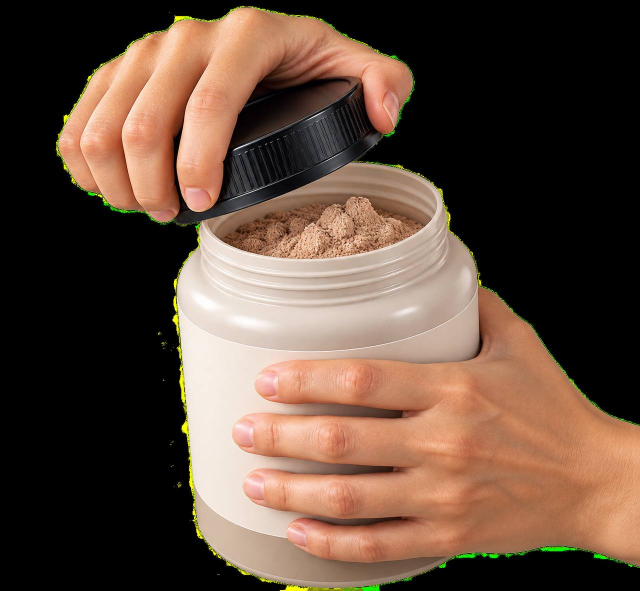
#> input picture assets-src/reference/hands-opening-tub.jpg, 1280 x 1181 px (shown at 1/2 size); the run also reads 1 picture not shown here
$ python key-reference-photos.py
#> lines starting #> are read from the running program, lines starting #| are printed output that depends on the picture; after the words box and inside, x2 and y2 are one past the last pixel; in counts of white or black regions, pixels touching at a corner belong together
"""
Builds the photo-derived animation assets from the supplied reference photos.

  python3 scripts/key-reference-photos.py     (then `npm run assets` to encode WebP)

1. Hands (assets-src/reference/hands-opening-tub.jpg → public/assets/hand-top.png,
   hand-bottom.png): keys the black ground and green-screen spill, cuts away the
   cream jar and black lid, keeps the two hands as separate layers and fades their
   cut edges. Region constants are specific to this photo; a new photo needs them
   re-measured (and HAND_PHOTO in src/components/ProductAnimation/config/assets.ts).
2. Powder (assets-src/reference/powder-scoop.jpg → powder-albedo.png,
   powder-height.png): crops fine powder, flattens the photo's lighting, makes it
   tileable and derives a height map.
"""
import json, os
import numpy as np
from PIL import Image, ImageFilter, ImageDraw
ROOT=os.path.join(os.path.dirname(os.path.abspath(__file__)),'..')+'/'

# ---------------------------------------------------------------- hands
SRC=ROOT+'assets-src/reference/hands-opening-tub.jpg'
OUT=ROOT+'public/assets/'
im=np.asarray(Image.open(SRC)).astype(np.float32)
r,g,b=im[...,0],im[...,1],im[...,2]
mx=im.max(-1); mn=im.min(-1); sat=(mx-mn)/(mx+1e-6)
ss=lambda x,a,b_: np.clip((x-a)/(b_-a),0,1)**2*(3-2*np.clip((x-a)/(b_-a),0,1))
skin=ss(sat,0.15,0.26)*ss(mx,55,105)
# skin is red-dominant: r > g > b
skin*=ss(r-g,8,22)
#> skin: shape (1181, 1280) float32; min 0, max 1, mean 0.362
green=ss(g-np.maximum(r,b),2,14)   # keyer spill
skin*=1-green
H,W=mx.shape; yy,xx=np.mgrid[0:H,0:W]
#> after `H, W = mx.shape`: H = 1181; W = 1280
mouth=((xx-648)/212.0)**2+((yy-440)/62.0)**2<1
skin[mouth]=0
# Inside the jar silhouette only clearly-skin pixels survive (shaded beige plastic is weakly red)
jar=(xx>340)&(xx<975)&(yy>320)&(yy<1165)
skin[jar]*=ss((r-g)[jar],34,48)
# Lid: dark warm plastic; keep only lit skin there
lid=((xx-590)/250.0)**2+((yy-300)/150.0)**2<1
skin[lid]*=ss(mx[lid],120,160)
a=Image.fromarray((skin*255).astype(np.uint8))
# close small holes, drop specks, soft edge
a=a.filter(ImageFilter.MaxFilter(9)).filter(ImageFilter.MinFilter(9))
a=a.filter(ImageFilter.MinFilter(3)).filter(ImageFilter.MaxFilter(3))
a=a.filter(ImageFilter.GaussianBlur(1.1))
A=np.asarray(a).astype(np.float32)/255
# despill + slight edge darkening removal
g2=np.minimum(g,r*0.98)
rgb=np.stack([r,g2,b],-1)
out=np.dstack([rgb,A*255]).clip(0,255).astype(np.uint8)

# Keep only the two hands: flood-fill from a seed inside each, discard everything else
bin_=Image.fromarray(((A>0.35)*255).astype(np.uint8))
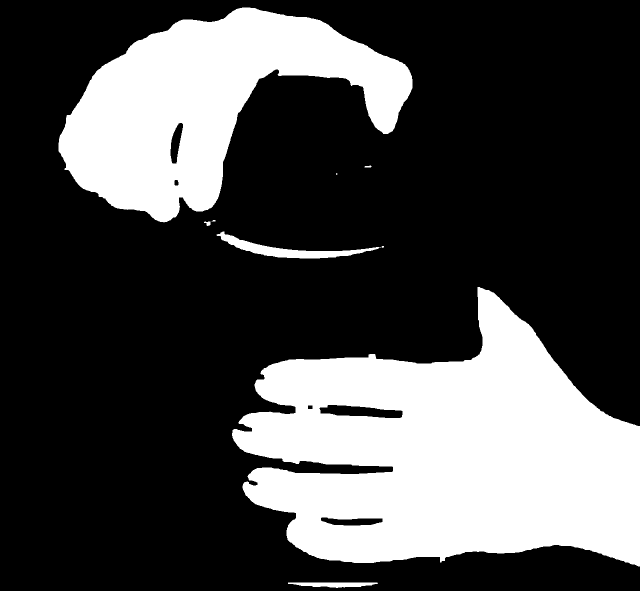
#> bin_: PIL image 1280x1181 L (shown at 1/2 size); 28.9% white; 9 white regions (3 under 20 px), largest, box (x1, y1, x2, y2) and area: (464, 574, 1280, 1133) 284075, (117, 15, 825, 445) 147417, (433, 463, 762, 517) 4585, (576, 1165, 756, 1176) 1340, (408, 443, 421, 452) 76, (729, 331, 743, 335) 43
layers={}
for name,seed in [('top',(250,200)),('bottom',(900,860))]:
  m=bin_.copy(); ImageDraw.floodfill(m,seed,128)
  M=np.asarray(m)==128
  # closing bridges nail-tip notches; then fill interior holes (anything the outside flood can't reach)
  C=Image.fromarray((M*255).astype(np.uint8)).filter(ImageFilter.MaxFilter(13)).filter(ImageFilter.MinFilter(13))
  inv=Image.fromarray(((np.asarray(C)<128)*255).astype(np.uint8)).copy(); ImageDraw.floodfill(inv,(0,0),100)
  holes=np.asarray(inv)==255
  closed=np.asarray(C)>127
  # closing may only add pixels at the fingertips (nail notches), never bridge finger gaps
  tips = (xx<540) if name=='bottom' else np.ones_like(M)
  solid = M | (closed & tips)
  # fill only small holes (keyer drop-outs inside a finger); finger gaps stay open
  hm=Image.fromarray((holes*255).astype(np.uint8)).copy()
  while True:
    ys_,xs_=np.where(np.asarray(hm)==255)
    if len(ys_)==0: break
    ImageDraw.floodfill(hm,(int(xs_[0]),int(ys_[0])),77)
    reg=np.asarray(hm)==77
    if reg.sum()<2500 or (name=='bottom' and xs_[0]<560 and reg.sum()<6000): solid|=reg
    hm=Image.fromarray(np.where(reg,10,np.asarray(hm)).astype(np.uint8)).copy()
  Mi=Image.fromarray((solid*255).astype(np.uint8)).filter(ImageFilter.MinFilter(3)).filter(ImageFilter.GaussianBlur(1.3))
  Am=np.asarray(Mi).astype(np.float32)/255
  if name=='top': Am*=ss(r-g,10,20)
  else:
    # jar plastic visible in the finger gaps near the tips (low red excess = plastic, not skin)
    gaps=np.zeros_like(M)
    for x0_,x1_,y0_,y1_ in [(575,665,800,826),(555,610,905,930),(580,650,1020,1042),(720,760,700,720)]: gaps[y0_:y1_,x0_:x1_]=True
    Am[gaps]*=ss((r-g)[gaps],30,42)
    Am*=np.where(xx>590, 1-ss(-sat,-0.23,-0.16)*ss(mx,105,140), 1)   # stray cream jar plastic   # yellow-green keyer specks on the outer edge
  ys,xs=np.where(Am>0.02); x0,x1,y0,y1=xs.min()-4,xs.max()+5,ys.min()-4,ys.max()+5
  x0,y0=max(x0,0),max(y0,0); x1,y1=min(x1,W),min(y1,H)
  crop=np.dstack([rgb,Am*255]).clip(0,255).astype(np.uint8)[y0:y1,x0:x1]
  Image.fromarray(crop,'RGBA').save(OUT+f'hand-{name}.png')
  layers[name]=dict(x=int(x0),y=int(y0),w=int(x1-x0),h=int(y1-y0))
#> this loop made 2 passes
#> (x0, x1, y0, y1) on passes 1 to 2: (113, 829, 10, 448), (459, 1280, 569, 1139)
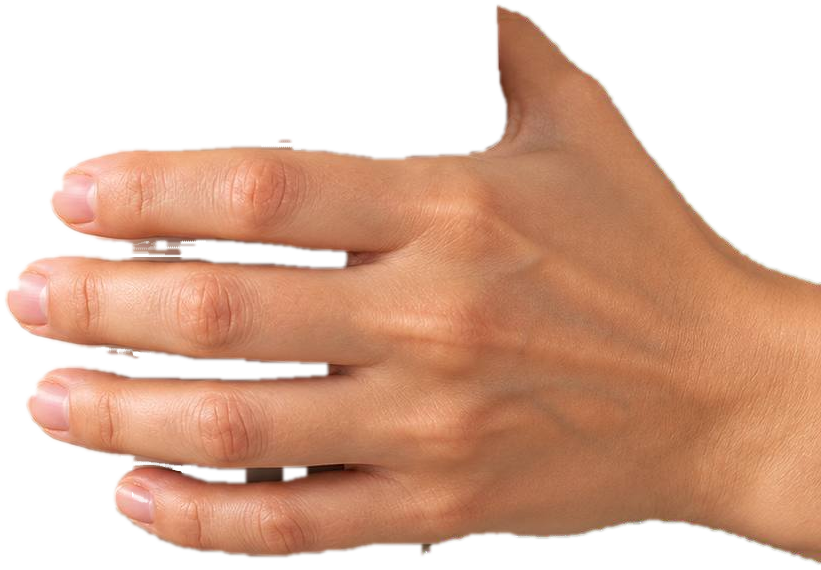
#> crop: shape (570, 821, 4); mean R, G, B, A 171.3, 126.7, 102.7, 152.7; transparent parts drawn white
#> gaps: shape (1181, 1280) bool; 0.4% white; 4 white regions, box (x1, y1, x2, y2) and area: (575, 800, 665, 826) 2340, (580, 1020, 650, 1042) 1540, (555, 905, 610, 930) 1375, (720, 700, 760, 720) 800
#> hm: PIL image 1280x1181 L; values 0 (black) and 10 (white), 0.21% white; 2 white regions, box (x1, y1, x2, y2) and area: (655, 810, 803, 836) 2614, (704, 1037, 743, 1051) 513
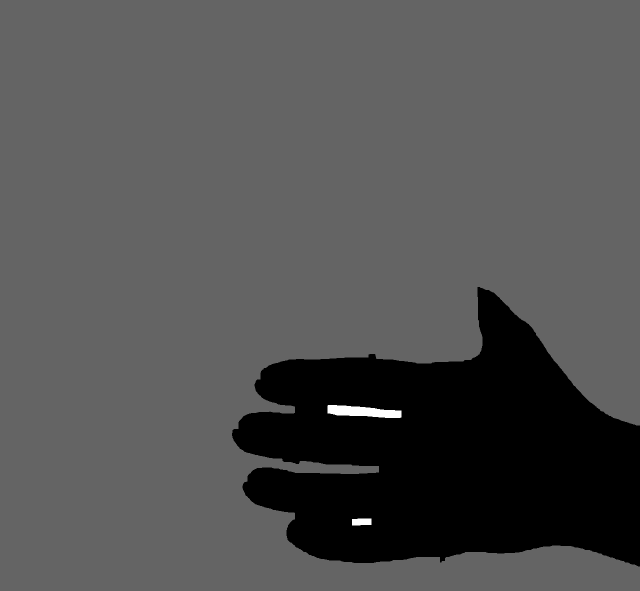
#> inv: PIL image 1280x1181 L (shown at 1/2 size); min 0, max 255, mean 81.4
#> reg: shape (1181, 1280) bool; 0.03% white; 1 white region, box (x1, y1, x2, y2) and area: (704, 1037, 743, 1051) 513
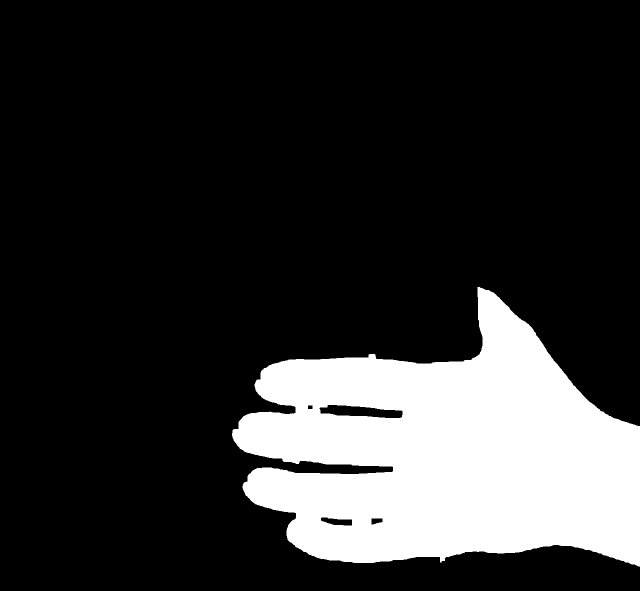
#> solid: shape (1181, 1280) bool (shown at 1/2 size); 18.9% white; 1 white region, box (x1, y1, x2, y2) and area: (464, 574, 1280, 1133) 285109
#> after the loop, layers = 2 items
layers['source']=dict(w=W,h=H)
print('hand cut-outs (update HAND_PHOTO in config/assets.ts if these move):', layers)
#| hand cut-outs (update HAND_PHOTO in config/assets.ts if these move): {'top': {'x': 113, 'y': 10, 'w': 716, 'h': 438}, 'bottom': {'x': 459, 'y': 569, 'w': 821, 'h': 570}, 'source': {'w': 1280, 'h': 1181}}
# Extend the forearms so they leave the frame instead of ending mid-air. A band of
# the wrist is carried outward (lower hand: from its right cut edge, to the right;
# upper hand: from the back of the hand, where it is wrist-width, upward), with
# rounded shading across the arm, a slight blur along it, and a fall-off into the
# dark like an arm leaving the key light. HAND_PHOTO's rects include the extension.
ARMS = {
  # name: (axis the arm runs along, index where the arm starts in the cut-out, length px)
  'bottom': ('x+', None, 640),   # None = the cut-out's right edge (the photo border)
  'top': ('y-', 44, 950),        # row 44: back of the hand is ~300 px wide here; long enough to leave a phone screen
}
BAND = 8
def boxblur(x, r, ax):
  k = np.ones(2 * r + 1) / (2 * r + 1)
  return np.apply_along_axis(lambda v: np.convolve(np.pad(v, r, mode='edge'), k, mode='valid'), ax, x)
for name, (dirn, start, E_) in ARMS.items():
  im = np.asarray(Image.open(OUT + f'hand-{name}.png')).astype(np.float32)
#> im: shape (570, 821, 4) float32
  H_, W_ = im.shape[:2]
#> H_ = 570; W_ = 821
  if dirn == 'x+':
    c0 = (W_ - 4) if start is None else start
#> c0 = 817
    band = im[:, c0 - BAND:c0].mean(axis=1)                     # (H,4) profile across the arm
#> band = 570 rows, first 6: [0, 0, 0, 0], [0, 0, 0, 0], [0, 0, 0, 0], [0, 0, 0, 0], [0, 0, 0, 0], [0, 0, 0, 0]
    prof = band[:, 3] > 128
    idx = np.nonzero(prof)[0]; cen, hw = (idx.min() + idx.max()) / 2, (idx.max() - idx.min()) / 2
#> after `idx = np.nonzero(prof)[0]`: idx = 277 values from 283 to 559
#> after `cen, hw = ((idx.min() + idx.max()) / 2, (idx.max() - idx.min()) / 2)`: cen = 421; hw = 138
    u = (np.arange(H_) - cen) / max(hw, 1)
#> u = 570 values from -3.05 to 1.07
    ext = np.repeat(band[:, None, :], E_, axis=1)
    t = np.linspace(0, 1, E_)[None, :]                           # 0 at the wrist → 1 at the arm's end
    U = np.repeat(u[:, None], E_, axis=1)
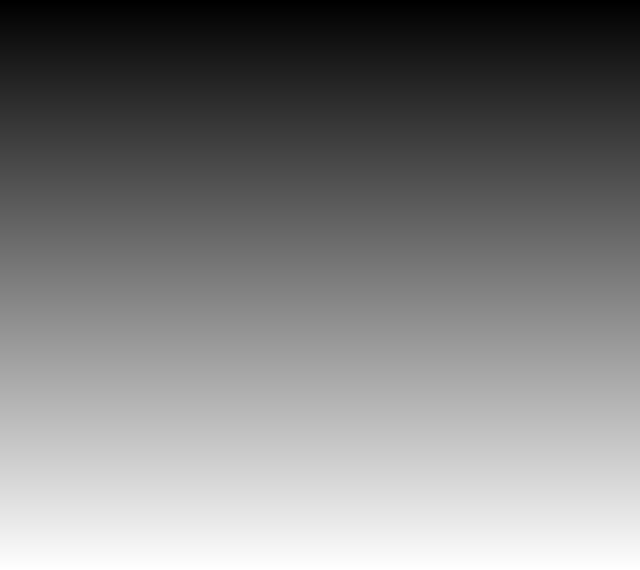
#> U: shape (570, 640) float64; min -3.05, max 1.07, mean -0.989; drawn with min black and max white
    keep = im[:, :c0]
  else:
    r0 = start
    band = im[r0:r0 + BAND].mean(axis=0)                         # (W,4)
    prof = band[:, 3] > 128
    idx = np.nonzero(prof)[0]; cen, hw = (idx.min() + idx.max()) / 2, (idx.max() - idx.min()) / 2
    u = (np.arange(W_) - cen) / max(hw, 1)
    ext = np.repeat(band[None, :, :], E_, axis=0)[::-1]          # row 0 = far end
    t = np.linspace(1, 0, E_)[:, None]
    U = np.repeat(u[None, :], E_, axis=0)
    keep = im[r0:]
  # Skin: smooth the band across the arm (alpha-weighted) so knuckle/vein detail doesn't
  # smear into streaks; blend from the exact wrist pixels to the smooth version.
  ax_across = 0 if dirn == 'x+' else 1
  ax_band = 0  # band is 1-D (across) × 4
  wgt = band[:, 3:4] / 255.0
#> wgt = 570 values, max 1 at index 287, min 0 at index 0, mean 0.487
  sm_rgb = np.stack([boxblur(band[:, c] * wgt[:, 0], 22, 0) for c in range(3)], -1)
#> sm_rgb = 570 rows, first 8: [0, 0, 0], [0, 0, 0], [0, 0, 0], [0, 0, 0], [0, 0, 0], [0, 0, 0], [0, 0, 0], [0, 0, 0]
  sm_w = boxblur(wgt[:, 0], 22, 0)[:, None]
#> sm_w = 570 values, max 1 at index 309, min 0 at index 0, mean 0.484
  smooth = np.concatenate([sm_rgb / np.maximum(sm_w, 1e-3), band[:, 3:4]], -1)
#> smooth has the same summary as band
  smooth_ext = np.repeat(smooth[:, None, :], E_, axis=1) if dirn == 'x+' else np.repeat(smooth[None, :, :], E_, axis=0)[::-1]
  mix = ss(t, 0.0, 0.1)[..., None]
  ext = ext * (1 - mix) + smooth_ext * mix
  # Silhouette: gently tapered with soft edges, eased in from the real wrist outline
  taper = 1 - 0.12 * t
  prof_a = 255 * (1 - ss(np.abs(U), taper - 0.07, taper + 0.03))
  ext[..., 3] = ext[..., 3] * (1 - mix[..., 0]) + prof_a * mix[..., 0]
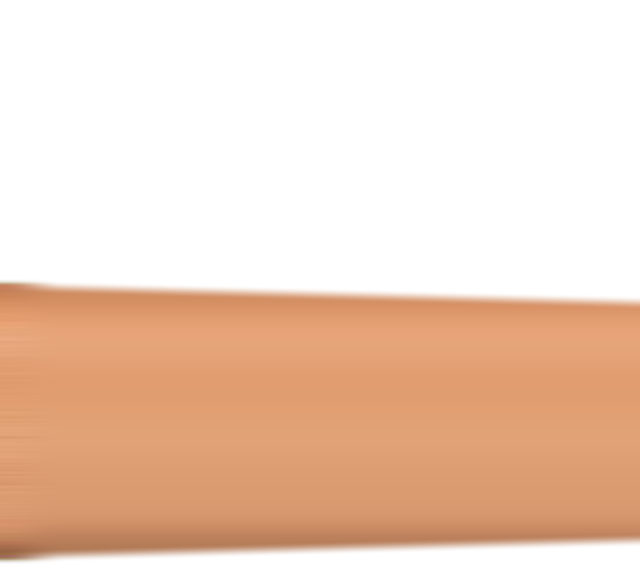
#> ext: shape (570, 640, 4) float64; mean of channels 0, 1, 2, 3 116.1, 81.5, 58.5, 113.8; transparent parts drawn white
  # rounded (cylindrical) shading across the arm, eased in from the wrist so there's no seam
  cyl = 0.7 + 0.3 * np.sqrt(np.clip(1 - U * U, 0, 1))
  cyl = 1 + (cyl - 1) * ss(t, 0.0, 0.12)
  # falls out of the light toward the frame edge; only the very end fades out
  shade = cyl * (1 - 0.6 * ss(t, 0.05, 0.85))
  fade = 1 - ss(t, 0.8, 1.0)
  rgb = ext[..., :3] * shade[..., None]
#> rgb: shape (570, 640, 3) float64
  a = ext[..., 3] * fade
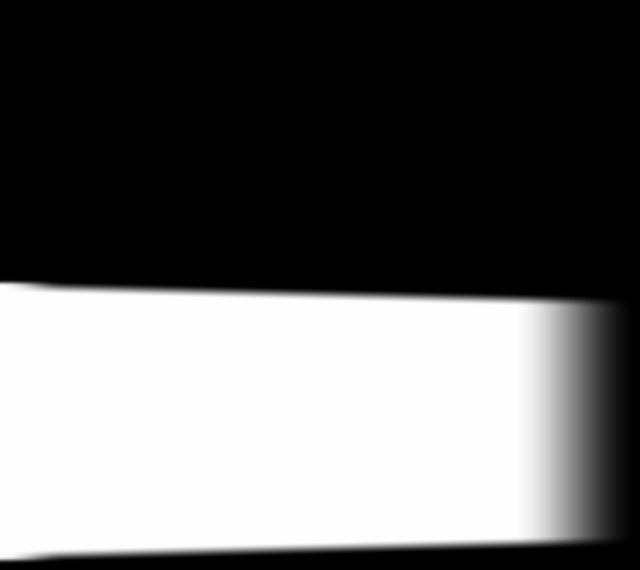
#> a: shape (570, 640) float64; min 0, max 255, mean 103; drawn with min black and max white
  # soften pixel streaks along the arm
  ax_along = 1 if dirn == 'x+' else 0
  rgb = np.stack([boxblur(rgb[..., c], 4, ax_along) for c in range(3)], -1)
  arm = np.dstack([rgb, a[..., None]])
  out = np.concatenate([keep, arm], axis=1) if dirn == 'x+' else np.concatenate([arm, keep], axis=0)
  Image.fromarray(np.clip(out, 0, 255).astype(np.uint8), 'RGBA').save(OUT + f'hand-{name}.png')
  r = layers[name]
#> r = {'x': 459, 'y': 569, 'w': 821, 'h': 570}
  if dirn == 'x+':
    r['w'] = c0 + E_
  else:
    r['y'] = r['y'] + r0 - E_; r['h'] = H_ - r0 + E_
print('with forearm extension (HAND_PHOTO rects):', {k: layers[k] for k in ('top', 'bottom')})
#| with forearm extension (HAND_PHOTO rects): {'top': {'x': 113, 'y': -896, 'w': 716, 'h': 1344}, 'bottom': {'x': 459, 'y': 569, 'w': 1457, 'h': 570}}

# ---------------------------------------------------------------- powder
SRC=ROOT+'assets-src/reference/powder-scoop.jpg'
OUT=ROOT+'public/assets/'
im=Image.open(SRC).crop((545,170,775,400)).resize((512,512),Image.LANCZOS)
a=np.asarray(im).astype(np.float32)
# flatten the photo's lighting (mound shading) so the tile can be lit by the scene
low=np.asarray(im.filter(ImageFilter.GaussianBlur(48))).astype(np.float32)
mean=a.reshape(-1,3).mean(0)
#> mean = [163.3, 97.37, 68.1]
flat=a/np.maximum(low,1)*mean
# seamless: cross-fade with a half-offset copy, weighted towards the tile centre
N=512; t=np.linspace(0,1,N); w1=np.minimum(t,1-t)*2
w=np.clip(w1*1.5,0,1)
# separable passes: each hides its own seam where the other copy is weighted fully
th=flat*w[None,:,None]+np.roll(flat,N//2,1)*(1-w[None,:,None])
tile=th*w[:,None,None]+np.roll(th,N//2,0)*(1-w[:,None,None])
# albedo should be mostly flat colour: keep 40% of the photo's local contrast (the rest is baked light)
tile=mean+(tile-mean)*0.4
tile=np.clip(tile*0.92,0,255).astype(np.uint8)
Image.fromarray(tile).save(OUT+'powder-albedo.png')
# bump: high-passed luminance
L=tile.astype(np.float32).mean(-1)
Lb=np.asarray(Image.fromarray(L.astype(np.uint8)).filter(ImageFilter.GaussianBlur(10))).astype(np.float32)
h=np.clip(128+(L-Lb)*4.5,0,255).astype(np.uint8)
Image.fromarray(h).save(OUT+'powder-height.png')
print('mean colour',mean.astype(int))
#| mean colour [163  97  68]
